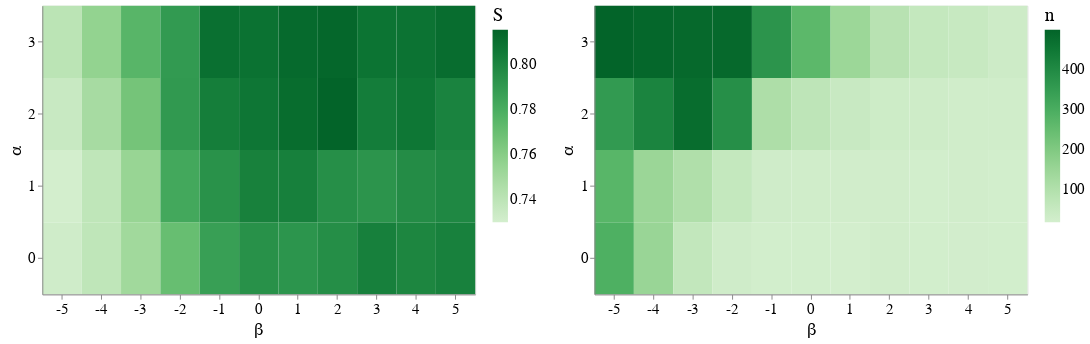

The cell this chart's notebook holds for it:
### Code cell
import altair as alt
import os
import pandas as pd
import numpy as np
import matplotlib.pyplot as plt

folder = "side-50_dens-0.7_pop-0.3_hom-0.3_town-True"


folder_gravity = "gravity_extended_"+folder 
folder = "supplementary/"+folder_gravity

csv_list = os.listdir(folder)
results = pd.read_csv(folder+"/"+csv_list[0])

for csv in csv_list[1:]:
    temp = pd.read_csv(folder+"/"+csv)
    results = pd.concat([results,temp])


results["model"] = results["mobility"].apply(lambda m: eval(m)["model"])
results["metric"] = results["mobility"].apply(lambda m: eval(m)["metric"] if "metric" in m else 0)
results["beta"] = results["mobility"].apply(lambda m: eval(m)["beta"] if "beta" in m else 0)
results["alpha"] = results["mobility"].apply(lambda m: eval(m)["alpha"] if "alpha" in m else 0)

    
    
group_gravityalfabeta = results.groupby(["alpha","beta"]).agg(mean_step=('Step', np.mean), 
                                                               mean_seg=('total_segregation', np.mean),
                                                               mean_cen_seg=('center_segregation', np.mean),
                                                                mean_per_seg=('periphery_segregation', np.mean),
                                                              ).reset_index()


#group_gravityalfabeta = group_gravityalfabeta[group_gravityalfabeta["alpha"]<=2group_gravityalfabeta = group_gravityalfabeta[group_gravityalfabeta["alpha"]<=2#2group_gravityalfabeta = group_gravityalfabeta[group_gravityalfabeta["alpha"]<=2group_gravityalfabeta = group_gravityalfabeta[group_gravityalfabeta["alpha"]<=2#]
group_gravityalfabeta = group_gravityalfabeta[group_gravityalfabeta["alpha"] == group_gravityalfabeta["alpha"].apply(lambda x: int(x))]



#group_gravityalfabeta = group_gravityalfabeta[group_gravityalfabeta["alpha"]<=2group_gravityalfabeta = group_gravityalfabeta[group_gravityalfabeta["alpha"]<=2#2group_gravityalfabeta = group_gravityalfabeta[group_gravityalfabeta["alpha"]<=2group_gravityalfabeta = group_gravityalfabeta[group_gravityalfabeta["alpha"]<=2#]
group_gravityalfabeta = group_gravityalfabeta[group_gravityalfabeta["alpha"] == group_gravityalfabeta["alpha"].apply(lambda x: int(x))]


group_gravityalfabeta = group_gravityalfabeta[group_gravityalfabeta["alpha"]>=0]

heatmap1 = alt.Chart(group_gravityalfabeta).mark_rect().encode(
    alt.X('beta:O', title="β"),
    alt.Y('alpha:O', title="α", scale=alt.Scale(reverse=True)),
    
    color=alt.Color('mean_seg:Q',
        scale=alt.Scale(scheme='greens'),
        legend=alt.Legend(title="S", titleFontWeight="normal",  labelFontSize=16,titleFontSize=20),
    )).properties(
    width=450,
    height=300)


heatmap2 = alt.Chart(group_gravityalfabeta).mark_rect().encode(
    alt.X('beta:O', title="β"),
    alt.Y('alpha:O', title="α", scale=alt.Scale(reverse=True)),
    
    color=alt.Color('mean_step:Q',
        scale=alt.Scale(scheme='greens'),
        legend=alt.Legend(title="n", titleFontWeight="normal",  labelFontSize=16,titleFontSize=20),
    )).properties(
    width=450,
    height=300)

alt.hconcat(heatmap1 , heatmap2).resolve_scale(
    color='independent').configure_axis(
    gridOpacity=0.5,titleFontWeight="normal", labelFontSize =16, titleFontSize=19, labelAngle=0
    
    )

### Figure 1 — Vega-Lite specification as saved in the notebook (floating-point values rounded to 4 significant figures)
{"config": {"view": {"continuousWidth": 300, "continuousHeight": 300}, "axis": {"gridOpacity": 0.5, "labelAngle": 0, "labelFontSize": 16, "titleFontSize": 19, "titleFontWeight": "normal"}}, "hconcat": [{"mark": {"type": "rect"}, "encoding": {"color": {"field": "mean_seg", "legend": {"labelFontSize": 16, "title": "S", "titleFontSize": 20, "titleFontWeight": "normal"}, "scale": {"scheme": "greens"}, "type": "quantitative"}, "x": {"field": "beta", "title": "β", "type": "ordinal"}, "y": {"field": "alpha", "scale": {"reverse": true}, "title": "α", "type": "ordinal"}}, "height": 300, "width": 450}, {"mark": {"type": "rect"}, "encoding": {"color": {"field": "mean_step", "legend": {"labelFontSize": 16, "title": "n", "titleFontSize": 20, "titleFontWeight": "normal"}, "scale": {"scheme": "greens"}, "type": "quantitative"}, "x": {"field": "beta", "title": "β", "type": "ordinal"}, "y": {"field": "alpha", "scale": {"reverse": true}, "title": "α", "type": "ordinal"}}, "height": 300, "width": 450}], "data": {"name": "data-52188935c3dc626c4577d852710e5323"}, "resolve": {"scale": {"color": "independent"}}, "$schema": "https://vega.github.io/schema/vega-lite/v5.6.1.json", "datasets": {"data-52188935c3dc626c4577d852710e5323": [{"alpha": 0.0, "beta": -5.0, "mean_step": 291.9, "mean_seg": 0.7315, "mean_cen_seg": 0.7214, "mean_per_seg": 0.733}, {"alpha": 0.0, "beta": -4.0, "mean_step": 150.9, "mean_seg": 0.7387, "mean_cen_seg": 0.7339, "mean_per_seg": 0.7394}, {"alpha": 0.0, "beta": -3.0, "mean_step": 60.47, "mean_seg": 0.7507, "mean_cen_seg": 0.7563, "mean_per_seg": 0.7499}, {"alpha": 0.0, "beta": -2.0, "mean_step": 28.1, "mean_seg": 0.7702, "mean_cen_seg": 0.7634, "mean_per_seg": 0.7712}, {"alpha": 0.0, "beta": -1.0, "mean_step": 19.27, "mean_seg": 0.7872, "mean_cen_seg": 0.7835, "mean_per_seg": 0.7879}, {"alpha": 0.0, "beta": 0.0, "mean_step": 19.63, "mean_seg": 0.7942, "mean_cen_seg": 0.7869, "mean_per_seg": 0.7954}, {"alpha": 0.0, "beta": 1.0, "mean_step": 16.83, "mean_seg": 0.7922, "mean_cen_seg": 0.7991, "mean_per_seg": 0.7914}, {"alpha": 0.0, "beta": 2.0, "mean_step": 20.93, "mean_seg": 0.7957, "mean_cen_seg": 0.8315, "mean_per_seg": 0.7914}, {"alpha": 0.0, "beta": 3.0, "mean_step": 19.4, "mean_seg": 0.8022, "mean_cen_seg": 0.8496, "mean_per_seg": 0.7966}, {"alpha": 0.0, "beta": 4.0, "mean_step": 20.33, "mean_seg": 0.7998, "mean_cen_seg": 0.8474, "mean_per_seg": 0.7944}, {"alpha": 0.0, "beta": 5.0, "mean_step": 18.67, "mean_seg": 0.802, "mean_cen_seg": 0.8502, "mean_per_seg": 0.7966}, {"alpha": 1.0, "beta": -5.0, "mean_step": 272.4, "mean_seg": 0.7299, "mean_cen_seg": 0.7104, "mean_per_seg": 0.7328}, {"alpha": 1.0, "beta": -4.0, "mean_step": 147.3, "mean_seg": 0.7388, "mean_cen_seg": 0.7064, "mean_per_seg": 0.7438}, {"alpha": 1.0, "beta": -3.0, "mean_step": 102.0, "mean_seg": 0.7541, "mean_cen_seg": 0.7083, "mean_per_seg": 0.762}, {"alpha": 1.0, "beta": -2.0, "mean_step": 54.43, "mean_seg": 0.7825, "mean_cen_seg": 0.7264, "mean_per_seg": 0.7929}, {"alpha": 1.0, "beta": -1.0, "mean_step": 27.47, "mean_seg": 0.7938, "mean_cen_seg": 0.7386, "mean_per_seg": 0.8044}, {"alpha": 1.0, "beta": 0.0, "mean_step": 24.2, "mean_seg": 0.8021, "mean_cen_seg": 0.752, "mean_per_seg": 0.8115}, {"alpha": 1.0, "beta": 1.0, "mean_step": 21.73, "mean_seg": 0.8022, "mean_cen_seg": 0.7539, "mean_per_seg": 0.811}, {"alpha": 1.0, "beta": 2.0, "mean_step": 21.7, "mean_seg": 0.7951, "mean_cen_seg": 0.7497, "mean_per_seg": 0.803}, {"alpha": 1.0, "beta": 3.0, "mean_step": 19.37, "mean_seg": 0.7924, "mean_cen_seg": 0.7583, "mean_per_seg": 0.7981}, {"alpha": 1.0, "beta": 4.0, "mean_step": 20.97, "mean_seg": 0.7964, "mean_cen_seg": 0.7728, "mean_per_seg": 0.8001}, {"alpha": 1.0, "beta": 5.0, "mean_step": 19.8, "mean_seg": 0.7984, "mean_cen_seg": 0.7999, "mean_per_seg": 0.7983}, {"alpha": 2.0, "beta": -5.0, "mean_step": 355.5, "mean_seg": 0.735, "mean_cen_seg": 0.6969, "mean_per_seg": 0.7412}, {"alpha": 2.0, "beta": -4.0, "mean_step": 415.4, "mean_seg": 0.7483, "mean_cen_seg": 0.6955, "mean_per_seg": 0.7578}, {"alpha": 2.0, "beta": -3.0, "mean_step": 478.2, "mean_seg": 0.7661, "mean_cen_seg": 0.7036, "mean_per_seg": 0.778}, {"alpha": 2.0, "beta": -2.0, "mean_step": 386.4, "mean_seg": 0.7902, "mean_cen_seg": 0.7356, "mean_per_seg": 0.801}, {"alpha": 2.0, "beta": -1.0, "mean_step": 107.1, "mean_seg": 0.8034, "mean_cen_seg": 0.7499, "mean_per_seg": 0.8141}, {"alpha": 2.0, "beta": 0.0, "mean_step": 69.0, "mean_seg": 0.807, "mean_cen_seg": 0.7512, "mean_per_seg": 0.818}, {"alpha": 2.0, "beta": 1.0, "mean_step": 44.5, "mean_seg": 0.8113, "mean_cen_seg": 0.7539, "mean_per_seg": 0.8227}, {"alpha": 2.0, "beta": 2.0, "mean_step": 31.23, "mean_seg": 0.8152, "mean_cen_seg": 0.7634, "mean_per_seg": 0.8253}, {"alpha": 2.0, "beta": 3.0, "mean_step": 30.47, "mean_seg": 0.8037, "mean_cen_seg": 0.7502, "mean_per_seg": 0.8141}, {"alpha": 2.0, "beta": 4.0, "mean_step": 25.07, "mean_seg": 0.8064, "mean_cen_seg": 0.7527, "mean_per_seg": 0.8167}, {"alpha": 2.0, "beta": 5.0, "mean_step": 25.0, "mean_seg": 0.8008, "mean_cen_seg": 0.7509, "mean_per_seg": 0.81}, {"alpha": 3.0, "beta": -5.0, "mean_step": 499.9, "mean_seg": 0.7405, "mean_cen_seg": 0.6671, "mean_per_seg": 0.7542}, {"alpha": 3.0, "beta": -4.0, "mean_step": 492.1, "mean_seg": 0.7558, "mean_cen_seg": 0.6811, "mean_per_seg": 0.7706}, {"alpha": 3.0, "beta": -3.0, "mean_step": 486.2, "mean_seg": 0.7752, "mean_cen_seg": 0.7065, "mean_per_seg": 0.789}, {"alpha": 3.0, "beta": -2.0, "mean_step": 488.2, "mean_seg": 0.7897, "mean_cen_seg": 0.7143, "mean_per_seg": 0.8049}, {"alpha": 3.0, "beta": -1.0, "mean_step": 372.2, "mean_seg": 0.8097, "mean_cen_seg": 0.7467, "mean_per_seg": 0.8225}, {"alpha": 3.0, "beta": 0.0, "mean_step": 266.1, "mean_seg": 0.809, "mean_cen_seg": 0.7462, "mean_per_seg": 0.8215}, {"alpha": 3.0, "beta": 1.0, "mean_step": 144.8, "mean_seg": 0.8126, "mean_cen_seg": 0.7546, "mean_per_seg": 0.8242}, {"alpha": 3.0, "beta": 2.0, "mean_step": 84.4, "mean_seg": 0.8137, "mean_cen_seg": 0.7543, "mean_per_seg": 0.8256}, {"alpha": 3.0, "beta": 3.0, "mean_step": 53.7, "mean_seg": 0.8082, "mean_cen_seg": 0.7552, "mean_per_seg": 0.8188}, {"alpha": 3.0, "beta": 4.0, "mean_step": 48.47, "mean_seg": 0.8084, "mean_cen_seg": 0.7647, "mean_per_seg": 0.8171}, {"alpha": 3.0, "beta": 5.0, "mean_step": 33.3, "mean_seg": 0.811, "mean_cen_seg": 0.7513, "mean_per_seg": 0.8228}]}}
